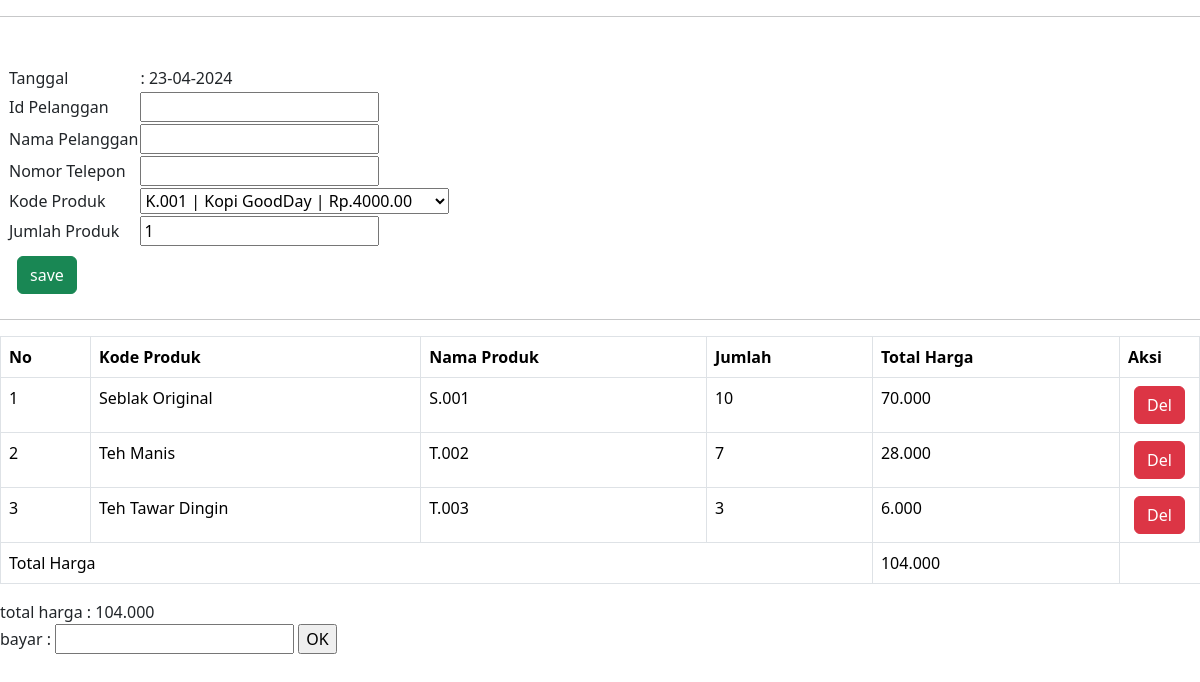
/transaksi/detail.php, run on the app's committed database.
### tables this page shows
CREATE TABLE `detailpenjualan` (
  `DetailID` int(11) NOT NULL,
  `PenjualanID` int(11) NOT NULL,
  `kode_produk` varchar(50) NOT NULL,
  `JumlahProduk` int(11) NOT NULL,
  `Subtotal` decimal(10,0) NOT NULL
);

CREATE TABLE `produk` (
  `ProdukID` int(11) NOT NULL,
  `kode_produk` varchar(50) NOT NULL,
  `NamaProduk` varchar(255) NOT NULL,
  `Harga` decimal(10,2) NOT NULL,
  `Stok` int(11) NOT NULL
);

### transaksi/detail.php (the view, shortened to what this page needs)
<!DOCTYPE html>
<html lang="en">
<head>
    <link href="https://cdn.jsdelivr.net/npm/bootstrap@5.3.2/dist/css/bootstrap.min.css" rel="stylesheet">
</head>
<body>
<?php
include "config.php";
        ?>
<hr>
        <form action="simpan.php" method="POST">
            <table class="m-2">
                <tr>
            <td><label for="tg">Tanggal </td><td>: <?php echo date('d-m-Y'); ?></td></label>
        <tr>
            <td><label for="ip">Id Pelanggan</label></td>
        <td><input type="text" name="id_pelanggan" value="<?php echo $_SESSION['PelangganID'] ?>" id="ip"></td>
        </tr>
        <tr>
        <td><label for="np">Nama Pelanggan</label></td>
        <td><input type="text" name="nama" value="<?php echo $_SESSION['NamaPelanggan'] ?>" id="np"></td>
        </tr>
        <tr><td><label for="hp">Nomor Telepon</label></td>
        <td><input type="text" name="telp" value="<?php echo $_SESSION['NomorTelepon'] ?>" id="hp"></td></tr>
        <tr>
        <td><label for="kd">Kode Produk</label></td>
        <td><select name="kd" id="kd">
        <?php
        $sel=mysqli_query($koneksi, "select * from produk order by NamaProduk asc");
        while($pr=mysqli_fetch_array($sel))
        {
        ?>
        <option value="<?= $pr['kode_produk'] ?>"><?= $pr['kode_produk'] ?> | <?= $pr['NamaProduk'] ?> | Rp.<?= $pr['Harga'] ?> </option>
            <?php
        }
        ?>
        </select>
        </td>
        </tr>
        <br>
        <tr>
        <td><label for="jm">Jumlah Produk</label></td>
        <td><input type="number" name="jm" value="1" id="jm"></td>
        </tr>
        <tr><td><input class="btn btn-success m-2" type="submit" name="save" value="save"></td>
        </tr>
        </table>
        </form>
        <hr>
<table class="table table-bordered">
    <tr>
        <th>No</th>
        <th>Kode Produk</th>
        <th>Nama Produk</th>
        <th>Jumlah</th>
        <th>Total Harga</th>
        <th>Aksi</th>
    </tr>
        <?php
$id = $_SESSION['id'];
$jual =mysqli_query($koneksi, "select detailpenjualan.kode_produk, produk.NamaProduk, produk.Harga, detailpenjualan.JumlahProduk, produk.harga * detailpenjualan.JumlahProduk as subtot from detailpenjualan, produk where produk.kode_produk=detailpenjualan.kode_produk and detailpenjualan.PenjualanID='$id'");
$no=1;
    $tot=0;
while($detail = mysqli_fetch_array($jual)){
?>
    <tr>
        <td><?= $no ?></td>
        <td><?= $detail['NamaProduk'] ?></td>
        <td><?= $detail['kode_produk'] ?></td>
        <td><?= $detail['JumlahProduk'] ?></td>
        <td><?= number_format($detail['subtot'], 0, ',', '.'); ?></td>
        <td align="center" width="80px">
<a href="keranjang-del.php?id=<?=$detail['kode_produk'] ?>"
	onclick="return confirm('Apakah Anda Yakin data petugas <?= $detail['NamaProduk'] ?> akan dihapus?')" class="btn btn-danger">Del</a>
</td>
    </tr>
    <?php
    $no++;
    $tot=$tot+$detail['subtot'];
}
?>
<tr>
    <td colspan="4">Total Harga</td>
    <td><?= number_format($tot, 0, ',', '.'); ?></td>
</tr>
</table>
<form method="POST" action="hitung.php">
total harga : <input type="hidden" name="tot" value="<?= $tot ?>"><?= number_format($tot, 0, ',', '.'); ?><br>
bayar : <input type="number" name="bayar">
<input type="submit" name="save" value="OK">
</form>
</body>
</html>

### data on the page
detailpenjualan: produk.NamaProduk "Seblak Original", kode_produk "S.001", JumlahProduk "10", subtot "70.000"
detailpenjualan: produk.NamaProduk "Teh Manis", kode_produk "T.002", JumlahProduk "7", subtot "28.000"
detailpenjualan: produk.NamaProduk "Teh Tawar Dingin", kode_produk "T.003", JumlahProduk "3", subtot "6.000"

### other printed values
$tot "104.000"
form field kd "K.001 | Kopi GoodDay | Rp.4000.00"
